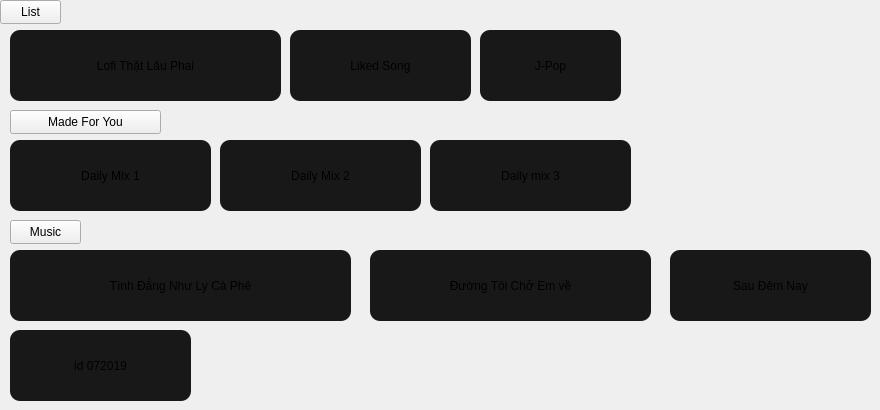
      <widget class="QWidget" name="page_9">
       <widget class="QPushButton" name="pushButton_2">
        <property name="geometry">
         <rect>
          <x>10</x>
          <y>30</y>
          <width>271</width>
          <height>71</height>
         </rect>
        </property>
        <property name="styleSheet">
         <string notr="true">background-color:rgb(24, 24, 24);
font: 500 14pt &quot;Roboto Mono Medium&quot;;
border-radius: 10;</string>
        </property>
        <property name="text">
         <string>Lofi Thật Lâu Phai</string>
        </property>
        <property name="icon">
         <iconset>
          <normaloff>../img/Lofi Thật lâu phai.png</normaloff>../img/Lofi Thật lâu phai.png</iconset>
        </property>
        <property name="iconSize">
         <size>
          <width>75</width>
          <height>75</height>
         </size>
        </property>
       </widget>
       <widget class="QPushButton" name="pushButton_3">
        <property name="geometry">
         <rect>
          <x>290</x>
          <y>30</y>
          <width>181</width>
          <height>71</height>
         </rect>
        </property>
        <property name="styleSheet">
         <string notr="true">background-color:rgb(24, 24, 24);
font: 500 14pt &quot;Roboto Mono Medium&quot;;
border-radius: 10;</string>
        </property>
        <property name="text">
         <string>Liked Song</string>
        </property>
        <property name="icon">
         <iconset>
          <normaloff>../img/Liked Song.png</normaloff>../img/Liked Song.png</iconset>
        </property>
        <property name="iconSize">
         <size>
          <width>75</width>
          <height>75</height>
         </size>
        </property>
       </widget>
       <widget class="QPushButton" name="pushButton_4">
        <property name="geometry">
         <rect>
          <x>480</x>
          <y>30</y>
          <width>141</width>
          <height>71</height>
         </rect>
        </property>
        <property name="styleSheet">
         <string notr="true">background-color:rgb(24, 24, 24);
font: 500 14pt &quot;Roboto Mono Medium&quot;;
border-radius: 10;</string>
        </property>
        <property name="text">
         <string>J-Pop</string>
        </property>
        <property name="icon">
         <iconset>
          <normaloff>../img/J-Pop.png</normaloff>../img/J-Pop.png</iconset>
        </property>
        <property name="iconSize">
         <size>
          <width>75</width>
          <height>75</height>
         </size>
        </property>
       </widget>
       <widget class="QPushButton" name="pushButton_16">
        <property name="geometry">
         <rect>
          <x>10</x>
          <y>110</y>
          <width>151</width>
          <height>24</height>
         </rect>
        </property>
        <property name="styleSheet">
         <string notr="true">font: 16pt &quot;Pinky Blues&quot;;
background:rgba(24, 24, 24, 0);
QPushButton:hover#quit_button
{
    text-decoration: underline; 
}</string>
        </property>
        <property name="text">
         <string>Made For You</string>
        </property>
       </widget>
       <widget class="QPushButton" name="pushButton_5">
        <property name="geometry">
         <rect>
          <x>10</x>
          <y>140</y>
          <width>201</width>
          <height>71</height>
         </rect>
        </property>
        <property name="styleSheet">
         <string notr="true">background-color:rgb(24, 24, 24);
font: 500 14pt &quot;Roboto Mono Medium&quot;;
border-radius: 10;</string>
        </property>
        <property name="text">
         <string>Daily Mix 1</string>
        </property>
        <property name="icon">
         <iconset>
          <normaloff>../img/Daily Mix 1.png</normaloff>../img/Daily Mix 1.png</iconset>
        </property>
        <property name="iconSize">
         <size>
          <width>75</width>
          <height>75</height>
         </size>
        </property>
       </widget>
       <widget class="QPushButton" name="pushButton_6">
        <property name="geometry">
         <rect>
          <x>220</x>
          <y>140</y>
          <width>201</width>
          <height>71</height>
         </rect>
        </property>
        <property name="styleSheet">
         <string notr="true">background-color:rgb(24, 24, 24);
font: 500 14pt &quot;Roboto Mono Medium&quot;;
border-radius: 10;</string>
        </property>
        <property name="text">
         <string>Daily Mix 2</string>
        </property>
        <property name="icon">
         <iconset>
          <normaloff>../img/Daily Mix 2.png</normaloff>../img/Daily Mix 2.png</iconset>
        </property>
        <property name="iconSize">
         <size>
          <width>75</width>
          <height>75</height>
         </size>
        </property>
       </widget>
       <widget class="QPushButton" name="pushButton_7">
        <property name="geometry">
         <rect>
          <x>430</x>
          <y>140</y>
          <width>201</width>
          <height>71</height>
         </rect>
        </property>
        <property name="styleSheet">
         <string notr="true">background-color:rgb(24, 24, 24);
font: 500 14pt &quot;Roboto Mono Medium&quot;;
border-radius: 10;</string>
        </property>
        <property name="text">
         <string>Daily mix 3</string>
        </property>
        <property name="icon">
         <iconset>
          <normaloff>../img/Daily Mix 3.png</normaloff>../img/Daily Mix 3.png</iconset>
        </property>
        <property name="iconSize">
         <size>
          <width>75</width>
          <height>75</height>
         </size>
        </property>
       </widget>
       <widget class="QPushButton" name="pushButton_17">
        <property name="geometry">
         <rect>
          <x>10</x>
          <y>220</y>
          <width>71</width>
          <height>24</height>
         </rect>
        </property>
        <property name="styleSheet">
         <string notr="true">font: 16pt &quot;Pinky Blues&quot;;
background:rgba(24, 24, 24, 0);
QPushButton:hover#quit_button
{
    text-decoration: underline; 
}</string>
        </property>
        <property name="text">
         <string>Music</string>
        </property>
       </widget>
       <widget class="QPushButton" name="pushButton_24">
        <property name="geometry">
         <rect>
          <x>670</x>
          <y>250</y>
          <width>201</width>
          <height>71</height>
         </rect>
        </property>
        <property name="styleSheet">
         <string notr="true">background-color:rgb(24, 24, 24);
font: 500 14pt &quot;Roboto Mono Medium&quot;;
border-radius: 10;</string>
        </property>
        <property name="text">
         <string>Sau Đêm Nay</string>
        </property>
        <property name="icon">
         <iconset>
          <normaloff>../img/Sau Đêm Nay.png</normaloff>../img/Sau Đêm Nay.png</iconset>
        </property>
        <property name="iconSize">
         <size>
          <width>75</width>
          <height>75</height>
         </size>
        </property>
       </widget>
       <widget class="QPushButton" name="pushButton_22">
        <property name="geometry">
         <rect>
          <x>10</x>
          <y>250</y>
          <width>341</width>
          <height>71</height>
         </rect>
        </property>
        <property name="styleSheet">
         <string notr="true">background-color:rgb(24, 24, 24);
font: 500 14pt &quot;Roboto Mono Medium&quot;;
border-radius: 10;</string>
        </property>
        <property name="text">
         <string>Tình Đắng Như Ly Cà Phê</string>
        </property>
        <property name="icon">
         <iconset>
          <normaloff>../img/Tình Đắng Như Ly Cà Phê.png</normaloff>../img/Tình Đắng Như Ly Cà Phê.png</iconset>
        </property>
        <property name="iconSize">
         <size>
          <width>75</width>
          <height>75</height>
         </size>
        </property>
       </widget>
       <widget class="QPushButton" name="pushButton_25">
        <property name="geometry">
         <rect>
          <x>10</x>
          <y>330</y>
          <width>181</width>
          <height>71</height>
         </rect>
        </property>
        <property name="styleSheet">
         <string notr="true">background-color:rgb(24, 24, 24);
font: 500 14pt &quot;Roboto Mono Medium&quot;;
border-radius: 10;</string>
        </property>
        <property name="text">
         <string>id 072019</string>
        </property>
        <property name="icon">
         <iconset>
          <normaloff>../img/id 072019.png</normaloff>../img/id 072019.png</iconset>
        </property>
        <property name="iconSize">
         <size>
          <width>75</width>
          <height>75</height>
         </size>
        </property>
       </widget>
       <widget class="QPushButton" name="pushButton_23">
        <property name="geometry">
         <rect>
          <x>370</x>
          <y>250</y>
          <width>281</width>
          <height>71</height>
         </rect>
        </property>
        <property name="styleSheet">
         <string notr="true">background-color:rgb(24, 24, 24);
font: 500 14pt &quot;Roboto Mono Medium&quot;;
border-radius: 10;</string>
        </property>
        <property name="text">
         <string>Đường Tôi Chở Em về</string>
        </property>
        <property name="icon">
         <iconset>
          <normaloff>../img/Đường Tôi Chở Em Về.png</normaloff>../img/Đường Tôi Chở Em Về.png</iconset>
        </property>
        <property name="iconSize">
         <size>
          <width>75</width>
          <height>75</height>
         </size>
        </property>
       </widget>
       <widget class="QPushButton" name="pushButton_20">
        <property name="geometry">
         <rect>
          <x>0</x>
          <y>0</y>
          <width>61</width>
          <height>24</height>
         </rect>
        </property>
        <property name="styleSheet">
         <string notr="true">font: 16pt &quot;Pinky Blues&quot;;
background:rgba(24, 24, 24, 0);
QPushButton:hover#quit_button
{
    text-decoration: underline; 
}</string>
        </property>
        <property name="text">
         <string>List</string>
        </property>
       </widget>
      </widget>
